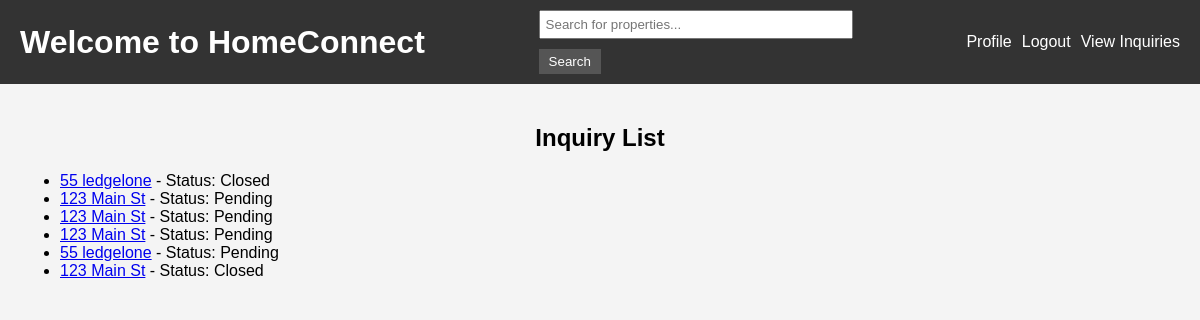
Before: /inquiries/ (signed in) with the older database file.
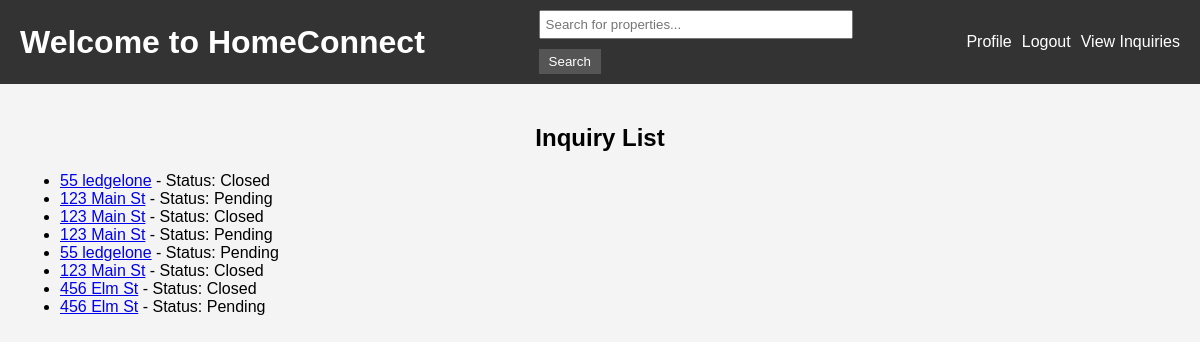
After: the same page with the newer database file.
### core/models.py (models this page shows, shortened)
class Inquiry(models.Model):
    client = models.ForeignKey(CustomUser, on_delete=models.CASCADE)
    property = models.ForeignKey(Property, on_delete=models.CASCADE)
    offer = models.DecimalField(max_digits=10, decimal_places=2, default=0.0)
    timeline = models.CharField(max_length=100, default='As soon as possible')
    availability = models.CharField(max_length=100, default='Anytime')
    status = models.CharField(max_length=50, default='Pending')
    estimated_closing_time = models.DateTimeField(null=True, blank=True)
    total_price = models.DecimalField(max_digits=10, decimal_places=2, null=True, blank=True)
    response = models.TextField(null=True, blank=True)

class Property(models.Model):
    property_purchaser = models.ForeignKey(PropertyPurchaser, on_delete=models.CASCADE)
    address = models.CharField(max_length=255)
    description = models.TextField()
    price = models.DecimalField(max_digits=10, decimal_places=2)
    category = models.CharField(max_length=50)
    land_size = models.CharField(max_length=50)
    image = models.ImageField(upload_to='property_images/', null=True, blank=True)
    salesperson = models.ForeignKey(Salesperson, on_delete=models.CASCADE, related_name='properties', null=True, blank=True)

### core/views.py (the view)
# urls.py: path('inquiries/', views.inquiry_list, name='inquiry_list'),
@login_required
def inquiry_list(request):
    if request.user.user_role == 'salesperson':
        inquiries = Inquiry.objects.all()  # Fetch all inquiries for salespeople
    else:
        inquiries = Inquiry.objects.filter(client=request.user)  # Fetch only client's inquiries for clients
    return render(request, 'inquiry_list.html', {'inquiries': inquiries})

### core/templates/inquiry_list.html (shortened to what this page needs)
{% extends "base.html" %}
{% block content %}
<h2>Inquiry List</h2>
<ul>
    {% for inquiry in inquiries %}
        <li>
            <a href="{% url 'inquiry_detail' inquiry.id %}">{{ inquiry.property.address }}</a>
            - Status: {{ inquiry.status }}
        </li>
    {% endfor %}
</ul>
{% endblock %}

Changed rows visible on the page:
changed Inquiry (number 3 of 8 on the later page): status "Pending" → "Closed"
added Inquiry: property.address "456 Elm St", status "Closed"
added Inquiry: property.address "456 Elm St", status "Pending"
